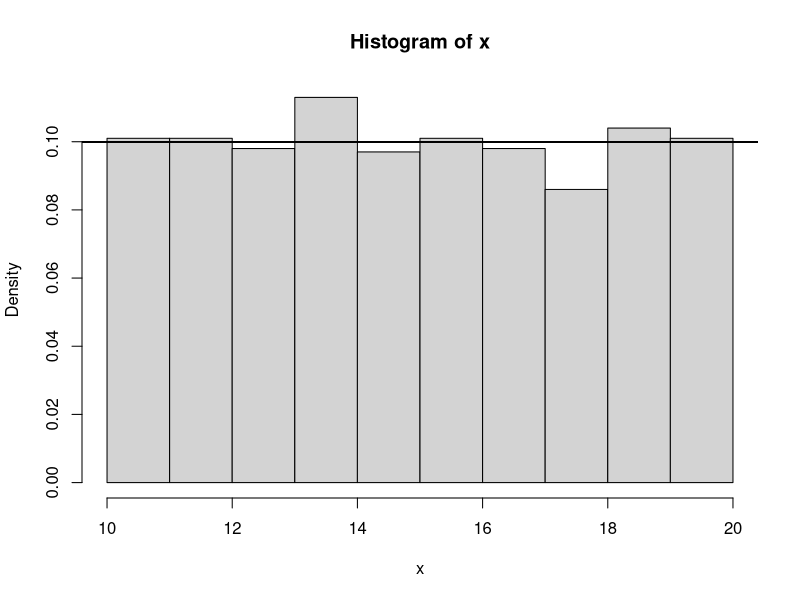
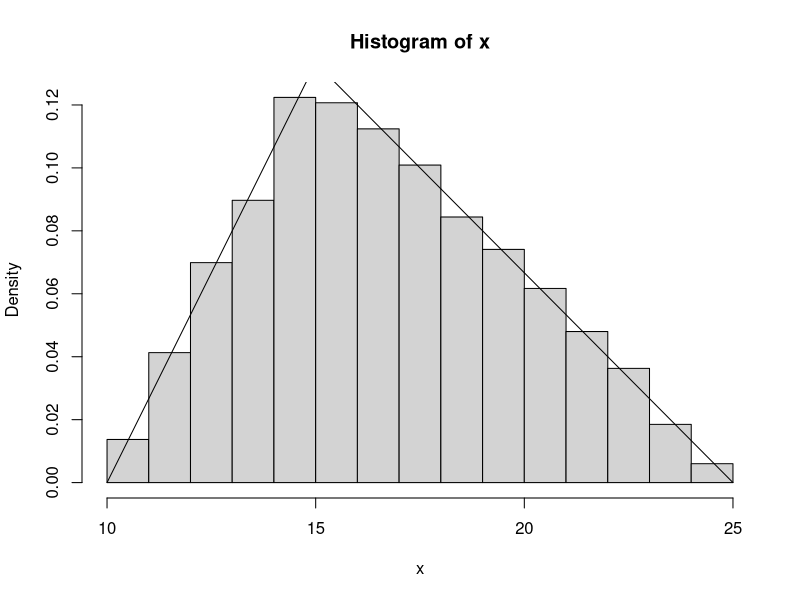

R code for these plots, in order:
#1. an R function named myunif that accepts three parameters: n,
#the number of variates to generate; a, the lower limit of the distribution; 
#and b, the upper limit of the distribution.Your function must return a vector
#of n uniform (a, b) random variates. Each variate must be generated by 
#inverting a single call to runif(1) - use the idf determined by setting
#u = F(x) and solving for x 
#uniform random variates
myunif = function(n,a,b){
  u <- runif(seq(n))
  x <- u*(b-a)+a
  hist(x, freq=FALSE)
  abline(h=dunif(x,a,b))
  return (x)
}
#first sample
myunif1 = myunif(1000,10,20)

mean(myunif1)
sd(myunif1)


#theoretical value
a= 10
b=20
meanval <- (a+b)/2
meanval
sigma <- (b-a)/sqrt(12)
sigma
        
#2 triangular random variates
mytriang <- function(n,a,b,c){
  u <- runif(seq(n))
  x <- c()
  for (i in u){
    if(0<i && i <((c-a)/(b-a))){
      x<- append(x,a+sqrt((i)*(b-a)*(c-a)))
    } else if (((c-a)/(b-a))<=i && i<1){
      x<-append(x,b-sqrt((1-i)*(b-a)*(b-c)))
    }

  }
  hist(x,freq=FALSE)
  segments(a,0,c,2/(b-a))
  segments(c,2/(b-a),b,0)
  return (x)
}
      
a <- 10
b <- 25
c <- 15
n <- 10000

#first sample
triangle <- mytriang(n,a,b,c)
mean(triangle)
sd(triangle)

#theoretical value

meanval <- (a+b+c)/3
meanval
sigma <- sqrt((1/18)*(a^2+b^2+c^2-a*b-a*c-b*c))
sigma


